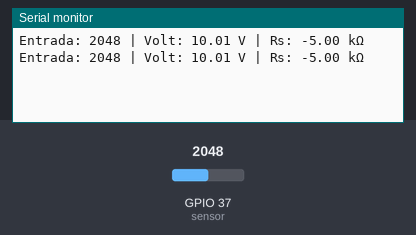
A sketch run on a simulated ESP32. On the bench: the last lines printed to the serial monitor. The inputs (shaded band) are chosen by the test bench; at power-on: GPIO 37 (sensor) = 2048.

Above: at 2.8 s.
2.9 s: GPIO 37 (sensor) set to 0
At 5.5 s:
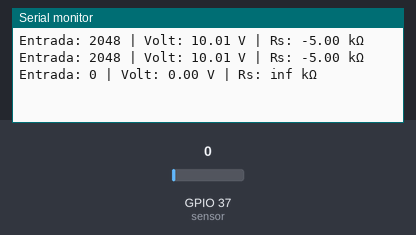
7.5 s: GPIO 37 (sensor) set to 491
At 8.6 s:
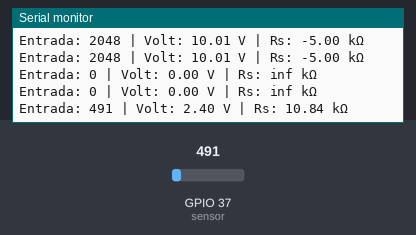

Measured:
- after the input at 2.9 s, the serial monitor: prints a new line after 1.1 s (image 1)
- after the input at 7.5 s, the serial monitor: prints a new line after 0.50 s (image 2)

The sketch:

RS1.ino
```cpp
#define sensor A1
#define RL 10.0

void setup() {
  Serial.begin(9600);
}

void loop() {
  int valor_A0 = analogRead(sensor); // Lectura analógica (0 - 1023)
  float voltage = (valor_A0 / 1023.0) * 5.0; // Convertimos a voltaje (Vrl)
  float rs = ((5.0 - voltage) / voltage) * RL; // Cálculo de Rs en kΩ

  Serial.print("Entrada: ");
  Serial.print(valor_A0);
  Serial.print(" | Volt: ");
  Serial.print(voltage, 2);
  Serial.print(" V | Rs: ");
  Serial.print(rs, 2);
  Serial.println(" kΩ");

  delay(2000); // Espera 2 segundos entre lecturas
}
```
